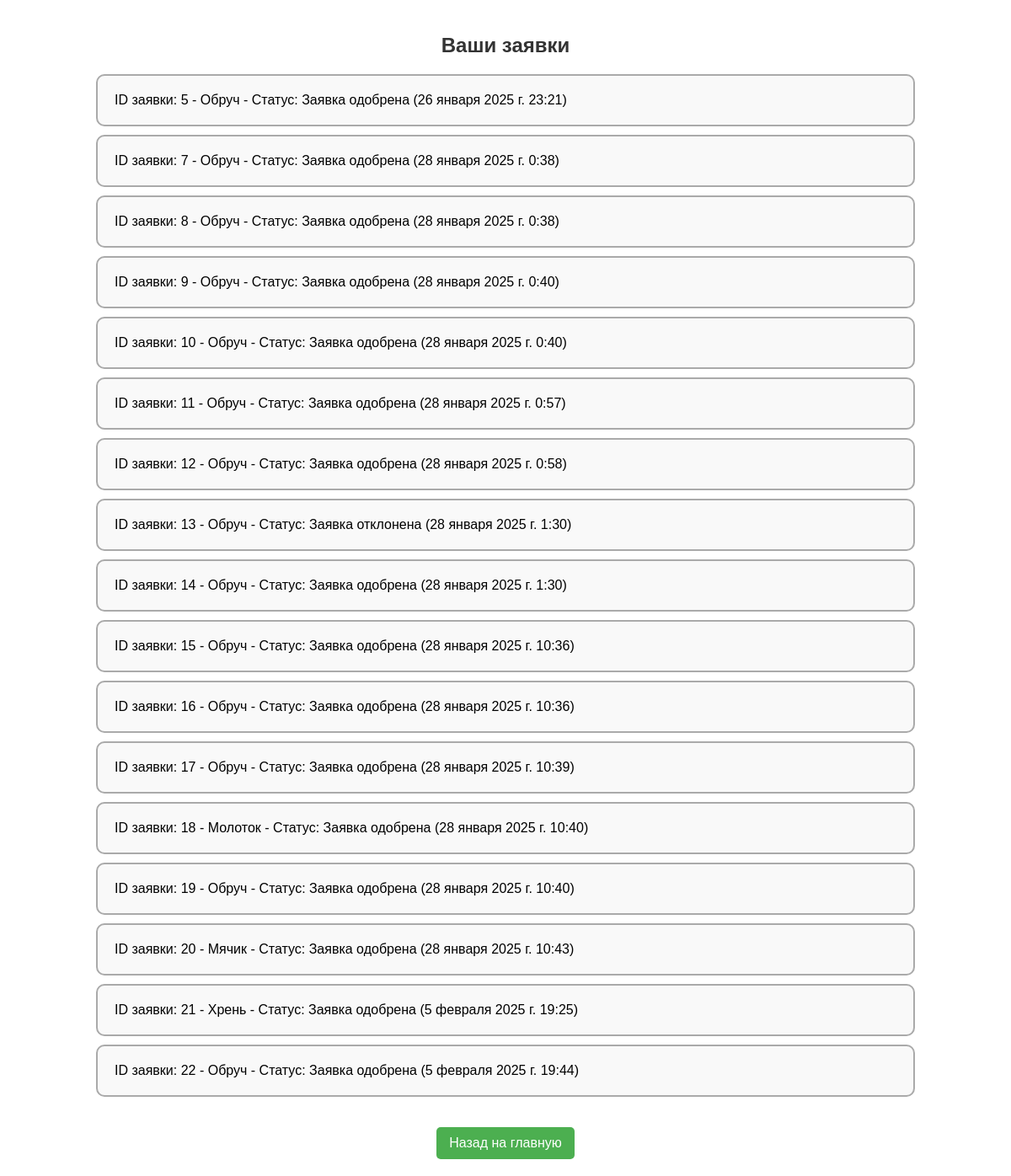
Before: /inventory/track_requests/ (signed in) with the older database file.
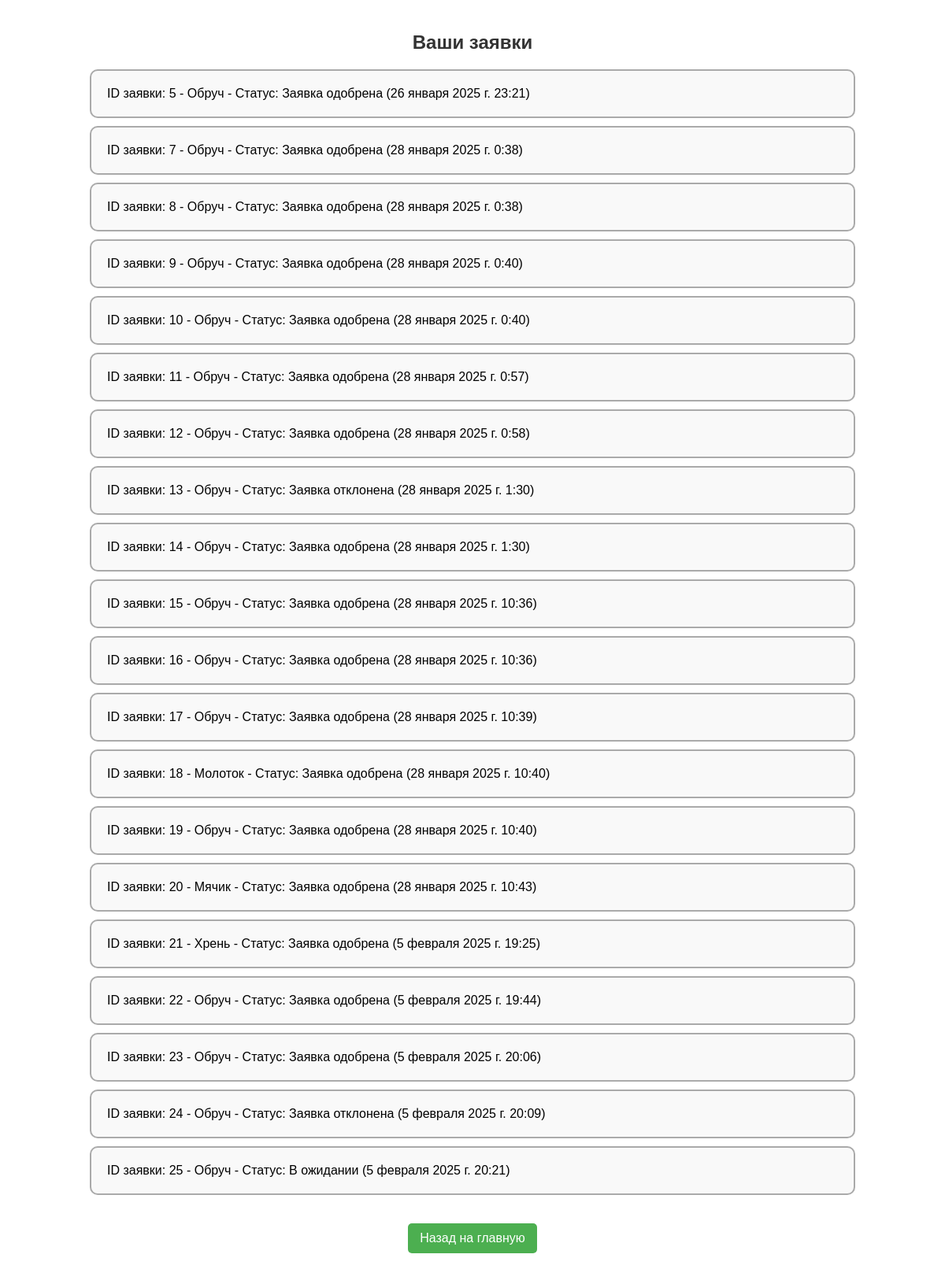
After: the same page with the newer database file.
### invpage/models.py (models this page shows, shortened)
class InventoryRequest(models.Model):
    user = models.ForeignKey(settings.AUTH_USER_MODEL, on_delete=models.CASCADE)
    item_name = models.CharField(max_length=255)
    status = models.CharField(max_length=50, default='В ожидании')
    created_at = models.DateTimeField(auto_now_add=True)
    request_id = models.AutoField(primary_key=True)
    quantity = models.PositiveIntegerField(default=0)

### invpage/views.py (the view)
# urls.py: path('track_requests/', track_requests, name='track_requests'),
@login_required
def track_requests(request):
    requests = InventoryRequest.objects.filter(user=request.user)
    return render(request, 'invpage/track_requests.html', {'requests': requests})

### invpage/templates/invpage/track_requests.html (shortened to what this page needs)
{% load static %}
<!DOCTYPE html>
<html lang="en">
<head>
    <link rel="stylesheet" href="{% static 'invpage/css/inv.css' %}">
    <link rel="stylesheet" href="{% static 'invpage/css/track.css' %}">
</head>
<body>
<h1>Ваши заявки</h1>
<ul>
    {% for request in requests %}
        <li>ID заявки: {{ request.request_id }} - {{ request.item_name }} - Статус: {{ request.status }} ({{ request.created_at }})</li>
    {% empty %}
        <li>У вас нет заявок.</li>
    {% endfor %}
</ul>
<div class="button-container">
   <a href="{% url 'index' %}">Назад на главную</a>
</div>
</body>
</html>

### invpage/static/invpage/css/inv.css (style rules this page uses)
h1 { text-align: center; margin: 20px 0; font-size: 24px; color: #2c3e50; }
body { font-family: Arial, sans-serif; margin: 0; padding: 0; }

### invpage/static/invpage/css/track.css (style rules this page uses)
body { font-family: Arial, sans-serif; margin: 0; padding: 20px; }
h1 { color: #333; margin-bottom: 20px; text-align: center; }
ul { list-style-type: none; padding: 0; }
ul li { border: 2px solid #aaa; border-radius: 10px; background-color: #f9f9f9; padding: 20px; width: 80%; margin: 10px auto; display: flex; flex-direction: column; justify-content: center; align-items: flex-start; }
a { display: inline-block; margin-top: 20px; padding: 10px 15px; background-color: #4CAF50; color: white; text-decoration: none; border-radius: 5px; text-align: center; }
.button-container { text-align: center; }

Changed rows visible on the page:
added InventoryRequest: request_id "23", item_name "Обруч", status "Заявка одобрена", created_at "5 февраля 2025 г. 20:06"
added InventoryRequest: request_id "24", item_name "Обруч", status "Заявка отклонена", created_at "5 февраля 2025 г. 20:09"
added InventoryRequest: request_id "25", item_name "Обруч", status "В ожидании", created_at "5 февраля 2025 г. 20:21"
